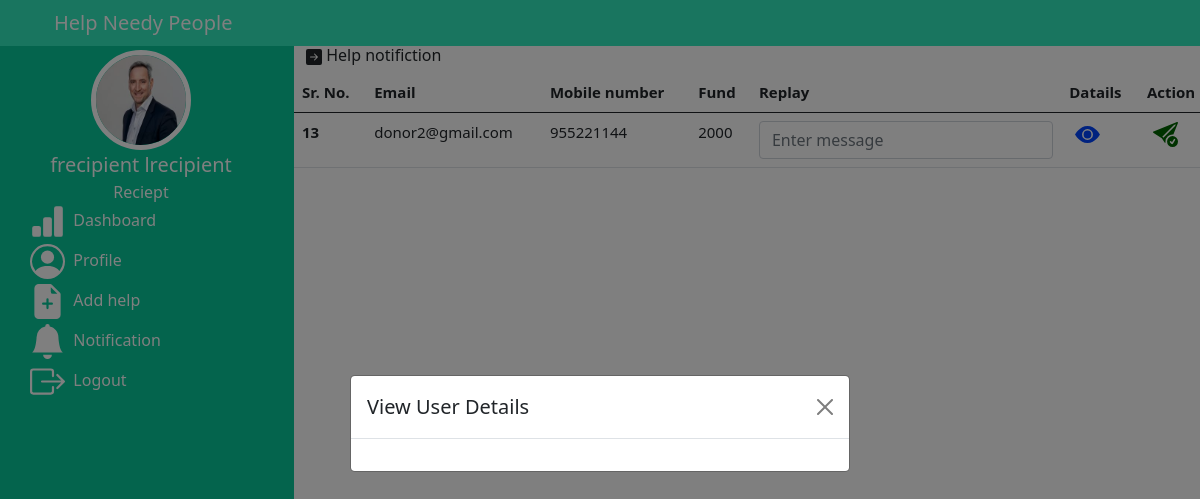
The app's page /reciept/snotifictionv.php (signed in) with its own data.
### tables this page shows
CREATE TABLE `user` (
  `id` int(6) UNSIGNED NOT NULL,
  `role` varchar(30) NOT NULL,
  `fname` varchar(30) NOT NULL,
  `lname` varchar(30) NOT NULL,
  `photo` varchar(50) DEFAULT NULL,
  `address` varchar(50) DEFAULT NULL,
  `mobile` varchar(30) NOT NULL,
  `email` varchar(50) NOT NULL,
  `pass` varchar(300) NOT NULL,
  `otp` varchar(6) DEFAULT NULL
);

CREATE TABLE `help` (
  `id` int(6) UNSIGNED NOT NULL,
  `did` varchar(30) NOT NULL,
  `rid` varchar(30) NOT NULL,
  `hamount` varchar(50) DEFAULT NULL,
  `message` varchar(50) DEFAULT NULL,
  `status` varchar(50) DEFAULT NULL,
  `nid` int(11) NOT NULL
);

### reciept/snotifictionv.php (the view, shortened to what this page needs)
<!doctype html>
<html lang="en">
<head>
<link href="https://cdn.jsdelivr.net/npm/bootstrap@5.0.2/dist/css/bootstrap.min.css" rel="stylesheet"
>
</head>
<body>
    <div class="row sticky-top">
        <div class="col-12">
            <nav class="navbar navbar-expand-lg navbar-dark" style="background-color: rgb(50, 234, 191);">
                <div class="container justify-content-between">
                    <div><a class="navbar-brand" href="reciept.php">Help Needy People</a></div>
                </div>
            </nav>
        </div>
    </div>
    <div class="row">
        <div class="col-3 vh-100  overflow-auto text-white" style="background-color: rgb(9, 200, 155);">
            <div class="row justify-content-around">
            <?php
                  include_once '../includes/conn.php';
                     $aid=$_SESSION['id'];
          $query="select * from user where id='$aid'";
          $result=mysqli_query($conn,$query);
         while ($row=mysqli_fetch_array($result)){
             ?>
                <div class="col-12">
                    <center>
                        <img src=<?= $row['photo']; ?> width="100px" height="100px" alt=""
                            class="rounded-circle border border-white border-5 mt-1">
                    </center>
                </div>
            </div>
            <div class="row  justify-content-around">
                <div class="col-12">
                    <center>
                        <p class="m-0" style="font-size: 20px;"><?= $row['fname']; ?> <?= $row['lname']; ?></p>
                        <p class="m-0 ">Reciept</p>
                    </center>
                </div>
                <?php } ?>
            </div>
            <div class="menu">
                <a href="reciept.php"> &nbsp;Dashboard</a>
                <a href="rprofile.php"> &nbsp;Profile</a>
                    <a href="addhelp.php"> &nbsp;Add help</a>
                <a href="snotifiction.php"><svg xmlns="http://www.w3.org/2000/svg" width="35" height="35"
                        fill="currentColor" class="bi bi-bell-fill" viewBox="0 0 16 16">
                        <path
                            d="M8 16a2 2 0 0 0 2-2H6a2 2 0 0 0 2 2zm.995-14.901a1 1 0 1 0-1.99 0A5.002 5.002 0 0 0 3 6c0 1.098-.5 6-2 7h14c-1.5-1-2-5.902-2-7 0-2.42-1.72-4.44-4.005-4.901z" />
                    </svg> &nbsp;Notification</a>
                <a href="../logout.php"> &nbsp;Logout</a>
            </div>
        </div>
        <div class="col-9 vh-100 overflow-auto">
            <h6> Help notifiction</h6>
            <div class="row">
                <table class="table table-hover" style="font-size: 15px;">
                    <thead class="thead-dark">
                        <tr>
                            <th scope="col">Sr. No.</th>
                            <th scope="col">Email</th>
                            <th scope="col">Mobile number</th>
                            <th scope="col">Fund</th>
                            <th>Replay</th>
                            <th>Datails</th>
                            <th>Action</th>
                        </tr>
                    </thead>
                    <tbody>
                    <?php
                    $query="select * from help where status='1' and rid='$aid'";
                    $result=mysqli_query($conn,$query);
                    while ($row=mysqli_fetch_array($result)){ ?>
                        <tr>
                            <form action="../dbopertion.php" method="post" enctype="multipart/form-data">
                                <th scope="row"><?= $row['id']; ?></th>
                                <?php
                                $did=$row['did'];
                    $query1="select * from user where id='$did'";
                    $result1=mysqli_query($conn,$query1);
                    while ($row1=mysqli_fetch_array($result1)){ ?>
                    <td><?= $row1['email']; ?></td>
                    <td><?= $row1['mobile']; ?></td>
            <?php } ?>
                    <td><?= $row['hamount']; ?></td>
                                <td><input type="text" class="form-control" id="exampleFormControlInput1" placeholder="Enter message" name="message"></td>
                                <td><button
                                            style="border:none; background-color:transparent;" type="submit"
                                            name="srbtn"></button></td>
                                <td><button
                                            style="border:none; background-color:transparent;" type="submit"
                                            name="srtd"></button></td>
                            </form>
                        </tr>
                        <?php } ?>
                    </tbody>
                </table>
            </div>
        </div>
    </div>
    <div class="modal fade" id="staticBackdrop2" data-bs-backdrop="static" data-bs-keyboard="false" tabindex="-1"
        aria-labelledby="staticBackdropLabel2" aria-hidden="true">
        <div class="modal-dialog  modal-dialog-centered modal-dialog-scrollable">
            <div class="modal-content">
                <div class="modal-header">
                    <h5 class="modal-title" id="staticBackdropLabel">View User Details</h5>
                    <button type="button" class="btn-close" data-bs-dismiss="modal" aria-label="Close"></button>
                </div>
                <div class="modal-body">
        </div>
    </div>
    </div>
</body>
</html>

### reciept/snotifictionv.php (style rules this page uses)
.menu a { text-decoration: none; display: block; color: white; align-items: center; margin: 0 auto; margin-left: 30px; margin-bottom: 5px; }

### records on screen
user: photo (picture), fname "frecipient", lname "lrecipient"
help: id "13", hamount "2000"
user: email "donor2@gmail.com", mobile "955221144"
